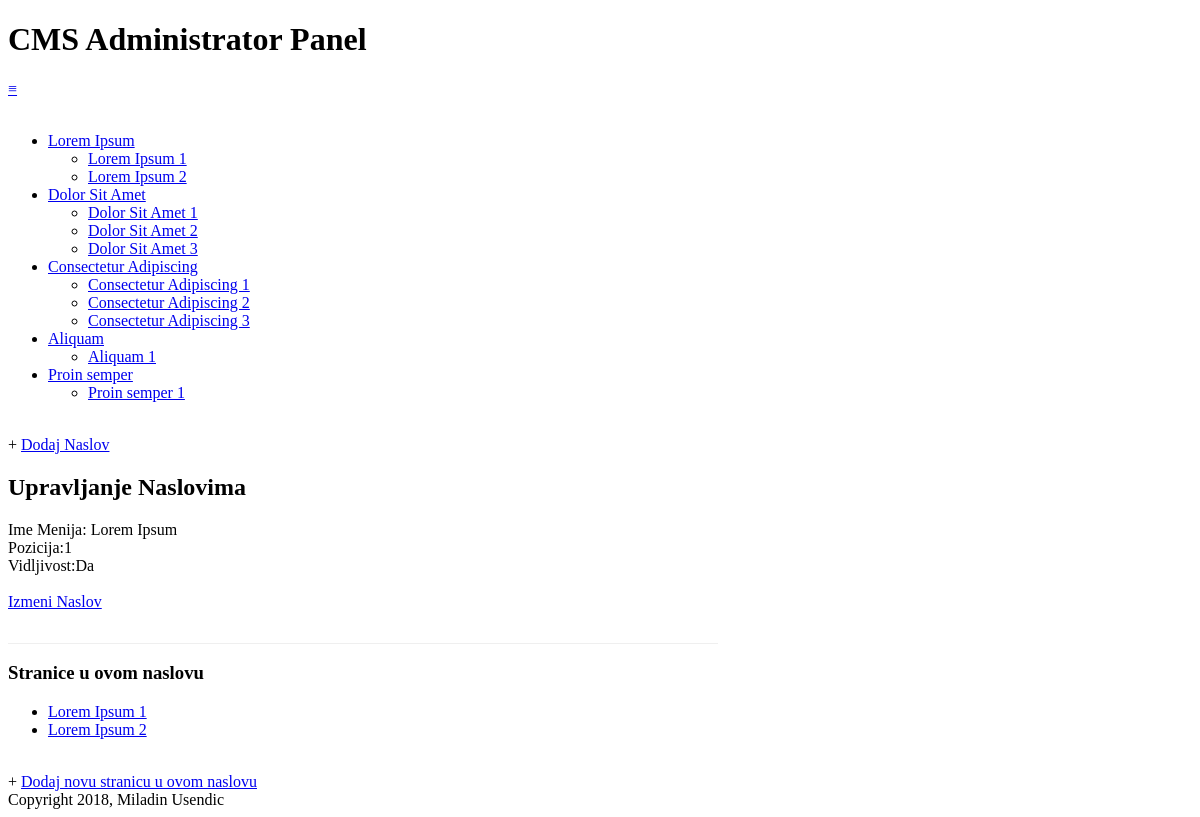
The page /cms/public/upravljanje_sadrzajem.php?naslov=1 (signed in) on the database its author committed.
### tables this page shows
CREATE TABLE `naslovi` (
  `id` int(11) NOT NULL,
  `naziv_menija` varchar(30) NOT NULL,
  `pozicija` int(3) NOT NULL,
  `vidljivost` tinyint(1) NOT NULL
);

CREATE TABLE `stranice` (
  `id` int(11) NOT NULL,
  `naslov_id` int(11) NOT NULL,
  `naziv_menija` varchar(30) NOT NULL,
  `pozicija` int(3) NOT NULL,
  `vidljivost` tinyint(1) NOT NULL,
  `sadrzaj` text
);

### cms/public/upravljanje_sadrzajem.php (the view, shortened to what this page needs)
<?php require_once("../includes/db_connection.php"); ?>
<?php require_once("../includes/funkcije.php"); ?>
<?php $layout_context = "admin"; ?>
<?php include("../includes/layouts/header_admin.php"); ?>
<?php pronadji_odabrane_stranice(); ?>
<div id="main">
    <div id="navigation">
        <a class="meni" href="admin.php">&equiv;</a><br/><br/>
        <?php echo navigation($trenutni_naslov, $trenutni_stranice); ?>
        <br/>
        + <a href="novi_naslov.php">Dodaj Naslov</a>
    </div>
    <div id="stranice">
        <?php if ($trenutni_naslov) { ?>
            <h2>Upravljanje Naslovima</h2>
            Ime Menija: <?php echo htmlentities($trenutni_naslov["naziv_menija"]); ?><br/>
            Pozicija:<?php echo $trenutni_naslov["pozicija"]; ?><br/>
            Vidljivost:<?php echo $trenutni_naslov["vidljivost"] == 1 ? 'Da' : 'Ne'; ?><br/>
            <br/>
            <a href="izmeni_naslov.php?naslov=<?php echo urlencode($trenutni_naslov["id"]); ?>">Izmeni Naslov</a>
            <div style="margin-top: 2em;border-top: 1px solid #EFEFEF;">
                <h3>Stranice u ovom naslovu</h3>
                <ul>
                    <?php
                    $naslov_stranice = pronadji_stranice_za_naslov($trenutni_naslov["id"], false);
                    while ($stranice = mysqli_fetch_assoc($naslov_stranice)) {
                        echo "<li>";
                        $safe_stranice_id = urlencode($stranice["id"]);
                        echo "<a href=\"upravljanje_sadrzajem.php?stranice={$safe_stranice_id}\">";
                        echo htmlentities($stranice["naziv_menija"]);
                        echo "</a>";
                        echo "</li>";
                    }
                    ?>
                </ul>
                <br/>
                + <a href="nova_strana.php?naslov=<?php echo urlencode($trenutni_naslov["id"]); ?>">Dodaj novu stranicu
                    u ovom naslovu</a>
            </div>
        <?php } else { ?>
            Izaberite Naslov ili Stranicu
        <?php } ?>
    </div>
</div>
<?php include("../includes/layouts/footer.php"); ?>

### cms/includes/layouts/header_admin.php (shortened to what this page needs)
<!doctype html>
<html lang="en">
<head>
    <link href="css/admin.css" media="all" rel="stylesheet" type="text/css"/>
</head>
<body>
<div id="header">
    <h1>CMS <?php if ($layout_context == "admin") {
            echo "Administrator Panel";
        } ?></h1>
</div>

### cms/includes/funkcije.php (shortened to what this page needs)
<?php
function pronadji_sve_naslove($public = true)
{
    global $connection;
    $query = "SELECT * ";
    $query .= "FROM naslovi ";
    $query .= "ORDER BY pozicija ASC ";
    $naslov_podesen = mysqli_query($connection, $query);
    return $naslov_podesen;
}
function pronadji_stranice_za_naslov($naslov_id, $public = true)
{
    global $connection;
    $safe_naslov_id = mysqli_real_escape_string($connection, $naslov_id);
    $query = "SELECT * ";
    $query .= "FROM stranice ";
    $query .= "WHERE naslov_id = {$safe_naslov_id} ";
    if ($public) {
        $query .= "AND vidljivost=1 ";
    }
    $query .= "ORDER BY pozicija ASC ";
    $stranice_set = mysqli_query($connection, $query);
    return $stranice_set;
}
function navigation($naslov_niz, $stranice_array)
{
    $rezultat = "<ul class=\"naslovi\"> ";
    $naslov_podesen = pronadji_sve_naslove(false);
    while ($naslov = mysqli_fetch_assoc($naslov_podesen)) {
        $rezultat .= "<li";
        if ($naslov_niz && $naslov["id"] == $naslov_niz["id"]) {
            $rezultat .= " class=\"selected\"";
        }
        $rezultat .= ">";
        $rezultat .= "<a href=\"upravljanje_sadrzajem.php?naslov=";
        $rezultat .= urlencode($naslov["id"]);
        $rezultat .= "\">";
        $rezultat .= htmlentities($naslov["naziv_menija"]);
        $rezultat .= "</a>";
        $stranice_set = pronadji_stranice_za_naslov($naslov["id"], false);
        $rezultat .= "<ul class=\"stranice\">";
        while ($stranice = mysqli_fetch_assoc($stranice_set)) {
            $rezultat .= "<li";
            if ($stranice_array && $stranice["id"] == $stranice_array["id"]) {
                $rezultat .= " class=\"selected\"";
            }
            $rezultat .= ">";
            $rezultat .= "<a href=\"upravljanje_sadrzajem.php?stranice=";
            $rezultat .= urlencode($stranice["id"]);
            $rezultat .= "\">";
            $rezultat .= htmlentities($stranice["naziv_menija"]);
            $rezultat .= "</a></li>";
        }
        $rezultat .= "</ul></li>";
    }
    $rezultat .= "</ul>";
    return $rezultat;
}
function pronadji_naslov_by_id($naslov_id, $public = true)
{
    global $connection;
    $safe_naslov_id = mysqli_real_escape_string($connection, $naslov_id);
    $query = "SELECT * ";
    $query .= "FROM naslovi ";
    $query .= "WHERE id={$safe_naslov_id} ";
    $query .= "LIMIT 1 ";
    $naslov_podesen = mysqli_query($connection, $query);
    if ($naslov = mysqli_fetch_assoc($naslov_podesen)) {
        return $naslov;
    } else {
        return null;
    }
}
function pronadji_default_stranice_za_naslov($naslov_id)
{
    $stranice_set = pronadji_stranice_za_naslov($naslov_id);
    if ($first_stranice = mysqli_fetch_assoc($stranice_set)) {
        return $first_stranice;
    } else {
        return null;
    }
}
function pronadji_odabrane_stranice($public = false)
{
    if (isset($_GET["naslov"])) {
        $trenutni_naslov = pronadji_naslov_by_id($_GET["naslov"], $public);
        $trenutni_stranice = pronadji_default_stranice_za_naslov($trenutni_naslov["id"]);
    } elseif (isset($_GET["stranice"])) {
        $trenutni_stranice = pronadji_stranice_by_id($_GET["stranice"], $public);
        $trenutni_naslov = null;
    } else {
        $trenutni_stranice = null;
        $trenutni_naslov = null;
    }
}
?>

### cms/includes/layouts/footer.php (shortened to what this page needs)
<div id="footer">Copyright <?php echo date("Y"); ?>, Miladin Usendic</div>
</body>
</html>

### cms/includes/layouts/header_admin.php (style rules this page uses)
@media screen and (max-width: 1200px) { #stranice { width: 60%; } }

### rows shown on the page
naslovi: value "Lorem Ipsum", naziv_menija "Lorem Ipsum", pozicija "1"
stranice: value "Lorem Ipsum 1", naziv_menija "Lorem Ipsum 1"
stranice: value "Lorem Ipsum 2", naziv_menija "Lorem Ipsum 2"
naslovi: value "Dolor Sit Amet"
stranice: value "Dolor Sit Amet 1"
stranice: value "Dolor Sit Amet 2"
stranice: value "Dolor Sit Amet 3"
naslovi: value "Consectetur Adipiscing"
stranice: value "Consectetur Adipiscing 1"
stranice: value "Consectetur Adipiscing 2"
stranice: value "Consectetur Adipiscing 3"
naslovi: value "Aliquam"
stranice: value "Aliquam 1"
naslovi: value "Proin semper"
stranice: value "Proin semper 1"
